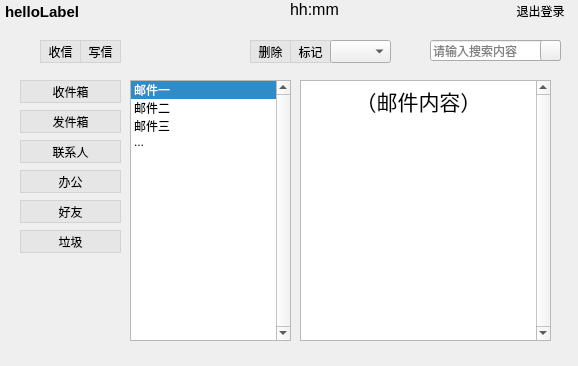
<?xml version="1.0" encoding="UTF-8"?>
<ui version="4.0">
 <class>Widget</class>
 <widget class="QWidget" name="Widget">
  <property name="geometry">
   <rect>
    <x>0</x>
    <y>0</y>
    <width>578</width>
    <height>366</height>
   </rect>
  </property>
  <property name="windowTitle">
   <string>主界面</string>
  </property>
  <property name="styleSheet">
   <string notr="true">font: 25 9pt &quot;微软雅黑 Light&quot;;</string>
  </property>
  <widget class="QLabel" name="timeLabel">
   <property name="geometry">
    <rect>
     <x>290</x>
     <y>0</y>
     <width>51</width>
     <height>16</height>
    </rect>
   </property>
   <property name="styleSheet">
    <string notr="true">font: 25 9pt &quot;微软雅黑 Light&quot;;</string>
   </property>
   <property name="text">
    <string>&lt;html&gt;&lt;head/&gt;&lt;body&gt;&lt;p&gt;&lt;span style=&quot; font-size:12pt; font-weight:400;&quot;&gt;hh:mm&lt;/span&gt;&lt;/p&gt;&lt;/body&gt;&lt;/html&gt;</string>
   </property>
  </widget>
  <widget class="QLabel" name="helloLabel">
   <property name="geometry">
    <rect>
     <x>5</x>
     <y>2</y>
     <width>151</width>
     <height>21</height>
    </rect>
   </property>
   <property name="styleSheet">
    <string notr="true">font: 25 9pt &quot;微软雅黑 Light&quot;;</string>
   </property>
   <property name="text">
    <string>&lt;html&gt;&lt;head/&gt;&lt;body&gt;&lt;p&gt;&lt;span style=&quot; font-size:11pt; font-weight:600;&quot;&gt;helloLabel&lt;/span&gt;&lt;/p&gt;&lt;/body&gt;&lt;/html&gt;</string>
   </property>
  </widget>
  <widget class="QLineEdit" name="searchEdit">
   <property name="geometry">
    <rect>
     <x>430</x>
     <y>40</y>
     <width>131</width>
     <height>21</height>
    </rect>
   </property>
   <property name="styleSheet">
    <string notr="true">font: 25 9pt &quot;微软雅黑 Light&quot;;</string>
   </property>
   <property name="text">
    <string/>
   </property>
   <property name="placeholderText">
    <string>请输入搜索内容</string>
   </property>
  </widget>
  <widget class="QPushButton" name="inboxBtn">
   <property name="geometry">
    <rect>
     <x>20</x>
     <y>80</y>
     <width>101</width>
     <height>23</height>
    </rect>
   </property>
   <property name="styleSheet">
    <string notr="true">QPushButton{border:1px solid lightgray; background:rgb(230,230,230);} 
QPushButton:hover{border-color:green; background:transparent;}</string>
   </property>
   <property name="text">
    <string>收件箱</string>
   </property>
  </widget>
  <widget class="QPushButton" name="workBtn">
   <property name="geometry">
    <rect>
     <x>20</x>
     <y>170</y>
     <width>101</width>
     <height>23</height>
    </rect>
   </property>
   <property name="styleSheet">
    <string notr="true">QPushButton{border:1px solid lightgray; background:rgb(230,230,230);} 
QPushButton:hover{border-color:green; background:transparent;}</string>
   </property>
   <property name="text">
    <string>办公</string>
   </property>
  </widget>
  <widget class="QPushButton" name="friendBtn">
   <property name="geometry">
    <rect>
     <x>20</x>
     <y>200</y>
     <width>101</width>
     <height>23</height>
    </rect>
   </property>
   <property name="styleSheet">
    <string notr="true">QPushButton{border:1px solid lightgray; background:rgb(230,230,230);} 
QPushButton:hover{border-color:green; background:transparent;}</string>
   </property>
   <property name="text">
    <string>好友</string>
   </property>
  </widget>
  <widget class="QPushButton" name="contactBtn">
   <property name="geometry">
    <rect>
     <x>20</x>
     <y>140</y>
     <width>101</width>
     <height>23</height>
    </rect>
   </property>
   <property name="styleSheet">
    <string notr="true">QPushButton{border:1px solid lightgray; background:rgb(230,230,230);} 
QPushButton:hover{border-color:green; background:transparent;}</string>
   </property>
   <property name="text">
    <string>联系人</string>
   </property>
  </widget>
  <widget class="QListWidget" name="list2Play">
   <property name="geometry">
    <rect>
     <x>130</x>
     <y>80</y>
     <width>161</width>
     <height>261</height>
    </rect>
   </property>
   <property name="styleSheet">
    <string notr="true">font: 25 9pt &quot;微软雅黑 Light&quot;;</string>
   </property>
   <property name="verticalScrollBarPolicy">
    <enum>Qt::ScrollBarAlwaysOn</enum>
   </property>
   <property name="currentRow">
    <number>0</number>
   </property>
   <property name="sortingEnabled">
    <bool>false</bool>
   </property>
   <item>
    <property name="text">
     <string>邮件一</string>
    </property>
   </item>
   <item>
    <property name="text">
     <string>邮件二</string>
    </property>
   </item>
   <item>
    <property name="text">
     <string>邮件三</string>
    </property>
   </item>
   <item>
    <property name="text">
     <string>...</string>
    </property>
   </item>
  </widget>
  <widget class="QPushButton" name="outboxBtn">
   <property name="geometry">
    <rect>
     <x>20</x>
     <y>110</y>
     <width>101</width>
     <height>23</height>
    </rect>
   </property>
   <property name="styleSheet">
    <string notr="true">QPushButton{border:1px solid lightgray; background:rgb(230,230,230);} 
QPushButton:hover{border-color:green; background:transparent;}</string>
   </property>
   <property name="text">
    <string>发件箱</string>
   </property>
  </widget>
  <widget class="QPushButton" name="emailBtn">
   <property name="geometry">
    <rect>
     <x>20</x>
     <y>230</y>
     <width>101</width>
     <height>23</height>
    </rect>
   </property>
   <property name="styleSheet">
    <string notr="true">QPushButton{border:1px solid lightgray; background:rgb(230,230,230);} 
QPushButton:hover{border-color:green; background:transparent;}</string>
   </property>
   <property name="text">
    <string>垃圾</string>
   </property>
  </widget>
  <widget class="QPushButton" name="delBtn">
   <property name="geometry">
    <rect>
     <x>250</x>
     <y>40</y>
     <width>41</width>
     <height>23</height>
    </rect>
   </property>
   <property name="styleSheet">
    <string notr="true">QPushButton{border:1px solid lightgray; background:rgb(230,230,230);} 
QPushButton:hover{border-color:green; background:transparent;}</string>
   </property>
   <property name="text">
    <string>删除</string>
   </property>
  </widget>
  <widget class="QPushButton" name="pushButton_9">
   <property name="geometry">
    <rect>
     <x>290</x>
     <y>40</y>
     <width>41</width>
     <height>23</height>
    </rect>
   </property>
   <property name="styleSheet">
    <string notr="true">QPushButton{border:1px solid lightgray; background:rgb(230,230,230);} 
QPushButton:hover{border-color:green; background:transparent;}</string>
   </property>
   <property name="text">
    <string>标记</string>
   </property>
  </widget>
  <widget class="QTextEdit" name="textEdit">
   <property name="geometry">
    <rect>
     <x>300</x>
     <y>80</y>
     <width>251</width>
     <height>261</height>
    </rect>
   </property>
   <property name="styleSheet">
    <string notr="true">font: 25 9pt &quot;微软雅黑 Light&quot;;</string>
   </property>
   <property name="verticalScrollBarPolicy">
    <enum>Qt::ScrollBarAlwaysOn</enum>
   </property>
   <property name="readOnly">
    <bool>true</bool>
   </property>
   <property name="html">
    <string>&lt;!DOCTYPE HTML PUBLIC &quot;-//W3C//DTD HTML 4.0//EN&quot; &quot;http://www.w3.org/TR/REC-html40/strict.dtd&quot;&gt;
&lt;html&gt;&lt;head&gt;&lt;meta name=&quot;qrichtext&quot; content=&quot;1&quot; /&gt;&lt;style type=&quot;text/css&quot;&gt;
p, li { white-space: pre-wrap; }
&lt;/style&gt;&lt;/head&gt;&lt;body style=&quot; font-family:'微软雅黑 Light'; font-size:9pt; font-weight:24; font-style:normal;&quot;&gt;
&lt;p align=&quot;center&quot; style=&quot; margin-top:0px; margin-bottom:0px; margin-left:0px; margin-right:0px; -qt-block-indent:0; text-indent:0px;&quot;&gt;&lt;span style=&quot; font-family:'SimSun'; font-size:16pt; font-weight:400;&quot;&gt;（邮件内容）&lt;/span&gt;&lt;/p&gt;&lt;/body&gt;&lt;/html&gt;</string>
   </property>
   <property name="placeholderText">
    <string>暂无内容</string>
   </property>
  </widget>
  <widget class="QPushButton" name="recieveBtn">
   <property name="geometry">
    <rect>
     <x>40</x>
     <y>40</y>
     <width>41</width>
     <height>23</height>
    </rect>
   </property>
   <property name="styleSheet">
    <string notr="true">QPushButton{border:1px solid lightgray; background:rgb(230,230,230);} 
QPushButton:hover{border-color:green; background:transparent;}</string>
   </property>
   <property name="text">
    <string>收信</string>
   </property>
  </widget>
  <widget class="QPushButton" name="sendBtn">
   <property name="geometry">
    <rect>
     <x>80</x>
     <y>40</y>
     <width>41</width>
     <height>23</height>
    </rect>
   </property>
   <property name="styleSheet">
    <string notr="true">QPushButton{border:1px solid lightgray; background:rgb(230,230,230);} 
QPushButton:hover{border-color:green; background:transparent;}</string>
   </property>
   <property name="text">
    <string>写信</string>
   </property>
  </widget>
  <widget class="QPushButton" name="SearchBtn">
   <property name="geometry">
    <rect>
     <x>540</x>
     <y>40</y>
     <width>21</width>
     <height>21</height>
    </rect>
   </property>
   <property name="autoFillBackground">
    <bool>false</bool>
   </property>
   <property name="styleSheet">
    <string notr="true">QPushButton{border-image:url(:/images/icon_search_normal); background:transparent;} \
                                     QPushButton:hover{border-image:url(:/images/icon_search_hover)} \
                                     QPushButton:pressed{border-image:url(:/images/icon_search_press)}</string>
   </property>
   <property name="text">
    <string/>
   </property>
  </widget>
  <widget class="QComboBox" name="classifyComboBox">
   <property name="geometry">
    <rect>
     <x>330</x>
     <y>40</y>
     <width>61</width>
     <height>23</height>
    </rect>
   </property>
   <property name="styleSheet">
    <string notr="true"/>
   </property>
  </widget>
  <widget class="QPushButton" name="pushButton">
   <property name="geometry">
    <rect>
     <x>510</x>
     <y>0</y>
     <width>61</width>
     <height>21</height>
    </rect>
   </property>
   <property name="styleSheet">
    <string notr="true">QPushButton{border:0px solid lightgray; } 
QPushButton:hover{color:green;}</string>
   </property>
   <property name="text">
    <string>退出登录</string>
   </property>
  </widget>
 </widget>
 <layoutdefault spacing="6" margin="11"/>
 <resources/>
 <connections/>
</ui>
